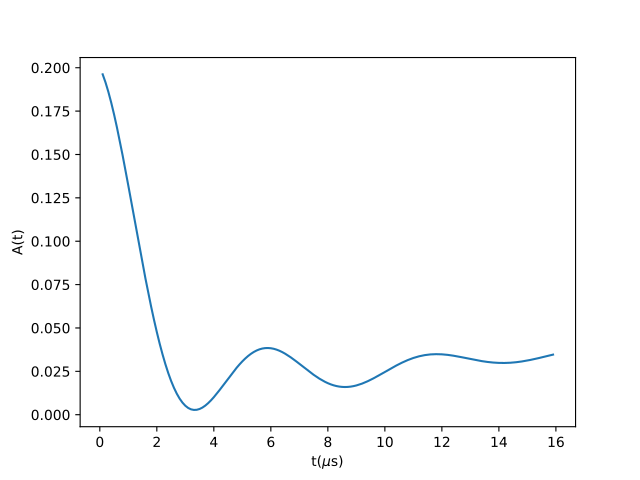

Python code for this plot:
from mantid.simpleapi import FunctionWrapper
import matplotlib.pyplot as plt
import numpy as np
x = np.arange(0.1,16,0.1)
y = FunctionWrapper("ZFelectronDipole")
fig, ax=plt.subplots()
ax.plot(x, y(x))
ax.set_xlabel('t($\mu$s)')
ax.set_ylabel('A(t)')
